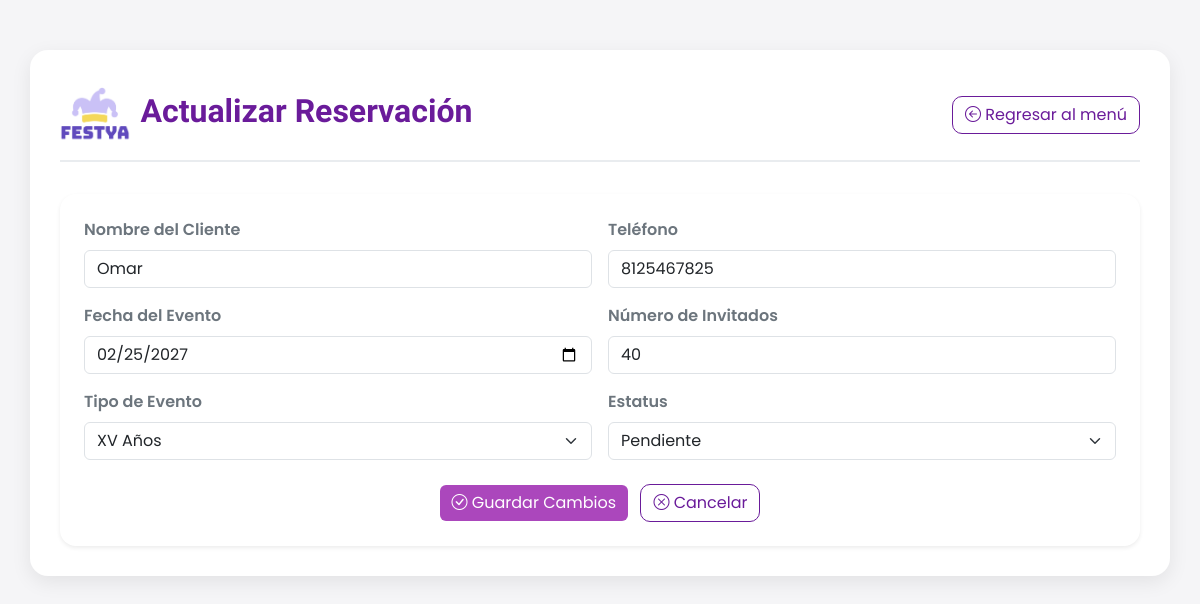
/reservaciones/admin/actualizar/4/ (signed in), run on the app's committed database.
### reservaciones/models.py (models this page shows, shortened)
class Reservacion(models.Model):
    ESTATUS = [
        ("pendiente", "Pendiente"),
        ("confirmada", "Confirmada"),
        ("realizada", "Realizada"),
    ]
    TIPOS_EVENTO = [
        ("cumpleaños", "Cumpleaños"),
        ("boda", "Boda"),
        ("xv", "XV Años"),
        ("infantil", "Evento Infantil"),
        ("corporativo", "Evento Corporativo"),
        ("otro", "Otro"),
    ]
    nombreCliente = models.CharField(max_length=100)
    telefono = models.CharField(max_length=10, validators=[MinLengthValidator(10)])
    fechaEvento = models.DateField(unique=True)
    numInvitados = models.PositiveSmallIntegerField(
        validators=[MinValueValidator(1), MaxValueValidator(50)],
        help_text="1 a 50 invitados permitidos"
    )
    estatus = models.CharField(max_length=10, choices=ESTATUS, default="pendiente")
    tipoEvento = models.CharField(max_length=20, choices=TIPOS_EVENTO, default="cumpleaños")

### reservaciones/views.py (the view, shortened to what this page needs)
# urls.py: path('admin/actualizar/<int:id>/', views.actualizar_reservacion, name='actualizar_reservacion'),
@login_required
def actualizar_reservacion(request, id):
    reservacion = get_object_or_404(Reservacion, id=id)
    return render(request, 'reservaciones/actualizar.html', {
        'reservacion': reservacion,
        'tipos_evento': TIPOS_EVENTO,
    })

### reservaciones/templates/reservaciones/actualizar.html (shortened to what this page needs)
{% extends 'base.html' %}
{% load static %}
{% block content %}
<link href="https://cdn.jsdelivr.net/npm/bootstrap@5.3.0/dist/css/bootstrap.min.css" rel="stylesheet">
<link rel="stylesheet" href="{% static 'reservaciones/css/gestion_admin.css' %}">
<div class="container">
    <div class="header-admin">
        <div class="d-flex align-items-center">
            <img src="{% static 'reservaciones/img/LOGO.png' %}" alt="Logo">
            <h2>Actualizar Reservación</h2>
        </div>
        <a href="{% url 'gestion_admin' %}" class="btn btn-regresar">
            <i class="bi bi-arrow-left-circle"></i> Regresar al menú
        </a>
    </div>
    <form method="POST" class="p-4 shadow-sm rounded-4" onsubmit="return validarFormulario()">
        <div class="row g-3">
            <div class="col-md-6">
                <label class="form-label fw-semibold text-secondary">Nombre del Cliente</label>
                <input type="text" name="nombreCliente" class="form-control" value="{{ reservacion.nombreCliente }}"
                    pattern="[A-Za-zÁÉÍÓÚáéíóúÑñ ]+" title="El nombre solo puede contener letras y espacios." required>
            </div>
            <div class="col-md-6">
                <label class="form-label fw-semibold text-secondary">Teléfono</label>
                <input type="text" name="telefono" class="form-control" value="{{ reservacion.telefono }}"
                    pattern="[0-9]{10}" maxlength="10" title="El teléfono debe tener exactamente 10 dígitos y solo números." required>
            </div>
            <div class="col-md-6">
                <label class="form-label fw-semibold text-secondary">Fecha del Evento</label>
                <input type="date" name="fechaEvento" class="form-control"
                    value="{{ reservacion.fechaEvento|date:'Y-m-d' }}"
                    title="Selecciona una fecha válida para el evento." required>
            </div>
            <div class="col-md-6">
                <label class="form-label fw-semibold text-secondary">Número de Invitados</label>
                <input type="number" name="numInvitados" class="form-control" value="{{ reservacion.numInvitados }}"
                    min="1" max="50" title="El número de invitados debe ser entre 1 y 50." required>
            </div>
            <div class="col-md-6">
                <label class="form-label fw-semibold text-secondary">Tipo de Evento</label>
                <select name="tipoEvento" class="form-select" required>
                    {% for valor, nombre in tipos_evento %}
                    <option value="{{ valor }}" {% if reservacion.tipoEvento == valor %}selected{% endif %}>
                        {{ nombre }}
                    </option>
                    {% endfor %}
                </select>
            </div>
            <div class="col-md-6">
                <label class="form-label fw-semibold text-secondary">Estatus</label>
                <select name="estatus" class="form-select">
                    {% if reservacion.estatus == "pendiente" %}
                    <option value="pendiente" selected>Pendiente</option>
                    {% else %}
                    <option value="pendiente">Pendiente</option>
                    {% endif %}
                </select>
            </div>
        </div>
        <div class="text-center mt-4">
            <button type="submit" class="btn btn-actualizar">
                <i class="bi bi-check-circle"></i> Guardar Cambios
            </button>
            <a href="{% url 'gestion_admin' %}" class="btn btn-regresar ms-2">
                <i class="bi bi-x-circle"></i> Cancelar
            </a>
        </div>
    </form>
</div>
{% endblock %}

### inicio/static/css/styles.css (style rules this page uses)
:root { --primario: #604abd; --secundario: #cac1f6; --secundario-light: #f1eeff; --secundario-dark: #837aae; --terciario: #f4d85a; --terciario-light: #fff6cd; --terciario-dark: #b39e40; --blanco: #fff; --semi-blanco: #f8f8f8; --gris: #efefef; --gris-fuerte: #4b4b4b; --negro: #343434; --transparente: rgba(255, 255, 255, 0); --shadow: rgba(165,145,239,0.30); }
html { font-size: 100%; }
body { font-family: 'Poppins', sans-serif; font-size: 1rem; }
h2 { font-family: 'Bungee'; font-size: 3rem; }
.btn { border-radius: 5px; padding: 8px 15px; transition: ease 0.3s; }

### reservaciones/static/reservaciones/css/gestion_admin.css (style rules this page uses)
body { background-color: #f5f5f7; font-family: "Poppins", sans-serif; color: #333; }
.container { background: #fff; border-radius: 18px; padding: 30px; box-shadow: 0 6px 20px rgba(0, 0, 0, 0.08); margin-top: 50px; transition: all 0.3s ease; }
.header-admin { display: flex; justify-content: space-between; align-items: center; margin-bottom: 2rem; border-bottom: 2px solid #e9ecef; padding-bottom: 10px; }
.header-admin img { height: 70px; }
.header-admin h2 { color: #6a1b9a; font-weight: 600; margin-left: 10px; }
.btn-regresar { background-color: #fff; border: 1.5px solid #6a1b9a; color: #6a1b9a; border-radius: 10px; transition: all 0.3s ease; }
.btn-actualizar { background-color: #ab47bc; color: #fff; border: none; }

### data on the page
Reservacion: nombreCliente "Omar", telefono "8125467825", fechaEvento "02/25/2027", numInvitados "40", tipoEvento "XV Años", estatus "Pendiente"
